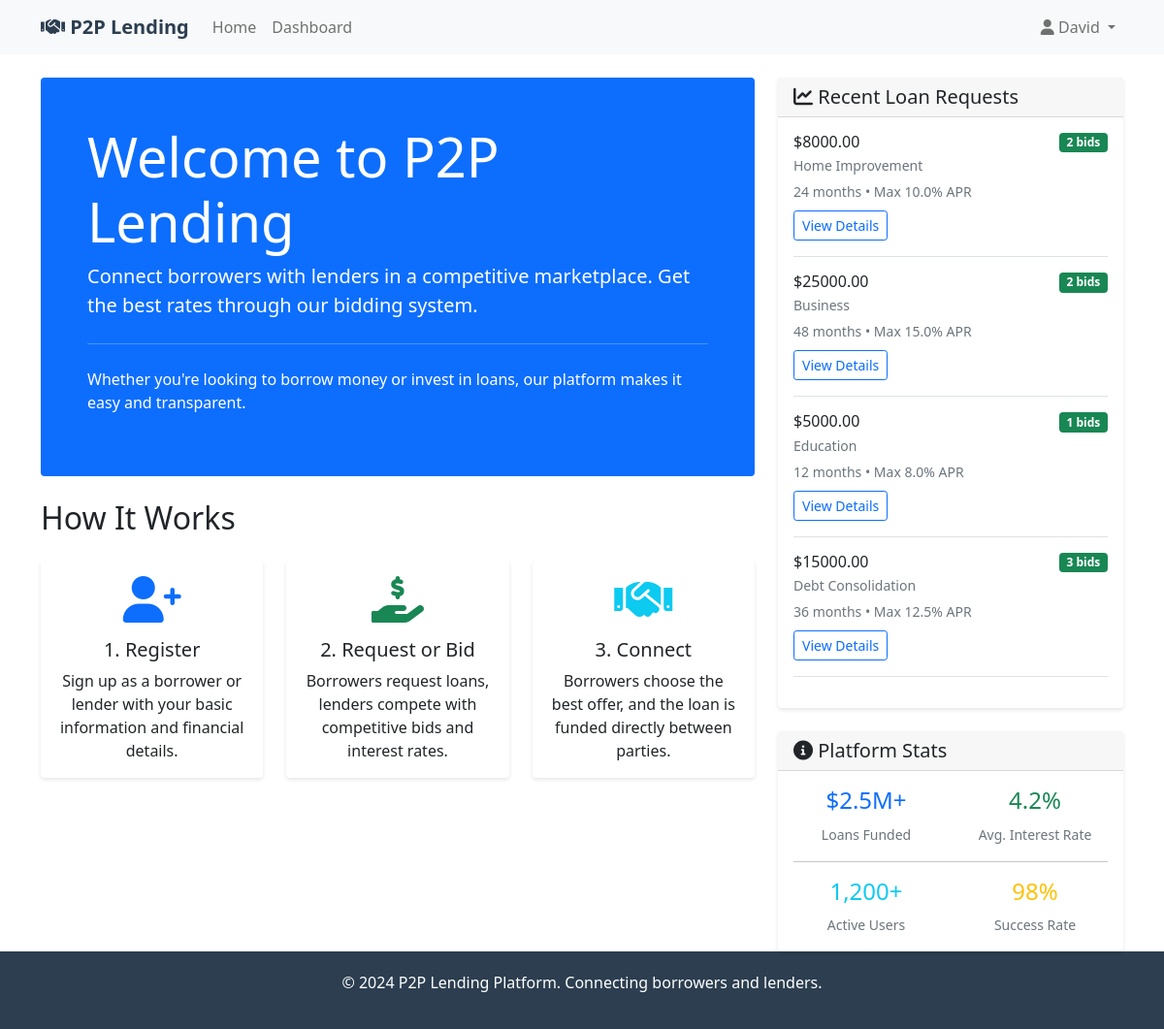
/ (signed in), run on the app's committed database.
### app.py (models this page shows)
class User(UserMixin, db.Model):
    id = db.Column(db.Integer, primary_key=True)
    email = db.Column(db.String(120), unique=True, nullable=False)
    password_hash = db.Column(db.String(120), nullable=False)
    first_name = db.Column(db.String(50), nullable=False)
    last_name = db.Column(db.String(50), nullable=False)
    phone = db.Column(db.String(20))
    user_type = db.Column(db.String(20), nullable=False)  # 'borrower' or 'lender'
    credit_score = db.Column(db.Integer)
    annual_income = db.Column(db.Float)
    created_at = db.Column(db.DateTime, default=datetime.utcnow)
    loan_requests = db.relationship('LoanRequest', backref='borrower', lazy=True)
    bids = db.relationship('Bid', backref='lender', lazy=True)

class LoanRequest(db.Model):
    id = db.Column(db.Integer, primary_key=True)
    borrower_id = db.Column(db.Integer, db.ForeignKey('user.id'), nullable=False)
    amount = db.Column(db.Float, nullable=False)
    purpose = db.Column(db.String(200), nullable=False)
    term_months = db.Column(db.Integer, nullable=False)
    max_interest_rate = db.Column(db.Float, nullable=False)
    description = db.Column(db.Text)
    status = db.Column(db.String(20), default='open')  # 'open', 'funded', 'closed'
    created_at = db.Column(db.DateTime, default=datetime.utcnow)
    expires_at = db.Column(db.DateTime)
    bids = db.relationship('Bid', backref='loan_request', lazy=True, cascade='all, delete-orphan')

### app.py (the view)
@app.route('/')
def index():
    recent_loans = LoanRequest.query.filter_by(status='open').order_by(LoanRequest.created_at.desc()).limit(5).all()
    return render_template('index.html', recent_loans=recent_loans)

### app.py (called while the page is built)
@login_manager.user_loader
def load_user(user_id):
    return User.query.get(int(user_id))

### templates/index.html (shortened to what this page needs)
{% extends "base.html" %}
{% block content %}
<div class="row">
    <div class="col-lg-8">
        <div class="jumbotron bg-primary text-white p-5 rounded mb-4">
            <h1 class="display-4">Welcome to P2P Lending</h1>
            <p class="lead">Connect borrowers with lenders in a competitive marketplace. Get the best rates through our bidding system.</p>
            <hr class="my-4">
            <p>Whether you're looking to borrow money or invest in loans, our platform makes it easy and transparent.</p>
        </div>
        <h2 class="mb-4">How It Works</h2>
        <div class="row">
            <div class="col-md-4 mb-4">
                <div class="card h-100">
                    <div class="card-body text-center">
                        <i class="fas fa-user-plus fa-3x text-primary mb-3"></i>
                        <h5 class="card-title">1. Register</h5>
                        <p class="card-text">Sign up as a borrower or lender with your basic information and financial details.</p>
                    </div>
                </div>
            </div>
            <div class="col-md-4 mb-4">
                <div class="card h-100">
                    <div class="card-body text-center">
                        <i class="fas fa-hand-holding-usd fa-3x text-success mb-3"></i>
                        <h5 class="card-title">2. Request or Bid</h5>
                        <p class="card-text">Borrowers request loans, lenders compete with competitive bids and interest rates.</p>
                    </div>
                </div>
            </div>
            <div class="col-md-4 mb-4">
                <div class="card h-100">
                    <div class="card-body text-center">
                        <i class="fas fa-handshake fa-3x text-info mb-3"></i>
                        <h5 class="card-title">3. Connect</h5>
                        <p class="card-text">Borrowers choose the best offer, and the loan is funded directly between parties.</p>
                    </div>
                </div>
            </div>
        </div>
    </div>
    <div class="col-lg-4">
        <div class="card">
            <div class="card-header">
                <h5 class="mb-0"><i class="fas fa-chart-line"></i> Recent Loan Requests</h5>
            </div>
            <div class="card-body">
                {% if recent_loans %}
                    {% for loan in recent_loans %}
                    <div class="border-bottom pb-3 mb-3">
                        <div class="d-flex justify-content-between align-items-start">
                            <div>
                                <h6 class="mb-1">${{ "%.2f"|format(loan.amount) }}</h6>
                                <p class="mb-1 text-muted small">{{ loan.purpose }}</p>
                                <small class="text-muted">
                                    {{ loan.term_months }} months • Max {{ loan.max_interest_rate }}% APR
                                </small>
                            </div>
                            <span class="badge bg-success">{{ loan.bids|length }} bids</span>
                        </div>
                        <div class="mt-2">
                            <a href="{{ url_for('loan_details', loan_id=loan.id) }}" class="btn btn-sm btn-outline-primary">
                                View Details
                            </a>
                        </div>
                    </div>
                    {% endfor %}
                {% else %}
                    <p class="text-muted">No recent loan requests.</p>
                {% endif %}
            </div>
        </div>
        <div class="card mt-4">
            <div class="card-header">
                <h5 class="mb-0"><i class="fas fa-info-circle"></i> Platform Stats</h5>
            </div>
            <div class="card-body">
                <div class="row text-center">
                    <div class="col-6">
                        <h4 class="text-primary">$2.5M+</h4>
                        <small class="text-muted">Loans Funded</small>
                    </div>
                    <div class="col-6">
                        <h4 class="text-success">4.2%</h4>
                        <small class="text-muted">Avg. Interest Rate</small>
                    </div>
                </div>
                <hr>
                <div class="row text-center">
                    <div class="col-6">
                        <h4 class="text-info">1,200+</h4>
                        <small class="text-muted">Active Users</small>
                    </div>
                    <div class="col-6">
                        <h4 class="text-warning">98%</h4>
                        <small class="text-muted">Success Rate</small>
                    </div>
                </div>
            </div>
        </div>
    </div>
</div>
{% endblock %}

### templates/base.html (shortened to what this page needs)
<!DOCTYPE html>
<html lang="en">
<head>
    <link href="https://cdn.jsdelivr.net/npm/bootstrap@5.1.3/dist/css/bootstrap.min.css" rel="stylesheet">
    <link href="https://cdnjs.cloudflare.com/ajax/libs/font-awesome/6.0.0/css/all.min.css" rel="stylesheet">
</head>
<body>
    <nav class="navbar navbar-expand-lg navbar-light bg-light">
        <div class="container">
            <a class="navbar-brand" href="{{ url_for('index') }}">
                <i class="fas fa-handshake"></i> P2P Lending
            </a>
            <div class="collapse navbar-collapse" id="navbarNav">
                <ul class="navbar-nav me-auto">
                    <li class="nav-item">
                        <a class="nav-link" href="{{ url_for('index') }}">Home</a>
                    </li>
                    {% if current_user.is_authenticated %}
                    <li class="nav-item">
                        <a class="nav-link" href="{{ url_for('dashboard') }}">Dashboard</a>
                    </li>
                    {% endif %}
                </ul>
                <ul class="navbar-nav">
                    {% if current_user.is_authenticated %}
                    <li class="nav-item dropdown">
                        <a class="nav-link dropdown-toggle" href="#" id="navbarDropdown" role="button" data-bs-toggle="dropdown">
                            <i class="fas fa-user"></i> {{ current_user.first_name }}
                        </a>
                    </li>
                    {% endif %}
                </ul>
            </div>
        </div>
    </nav>
    <main class="container mt-4">
        {% block content %}{% endblock %}
    </main>
    <footer class="footer mt-auto">
        <div class="container text-center">
            <p>&copy; 2024 P2P Lending Platform. Connecting borrowers and lenders.</p>
        </div>
    </footer>
</body>
</html>

### templates/base.html (style rules this page uses)
.navbar-brand { font-weight: bold; color: #2c3e50 !important; }
.card { box-shadow: 0 2px 4px rgba(0,0,0,0.1); border: none; }
.footer { background-color: #2c3e50; color: white; padding: 20px 0; margin-top: 50px; }

### data on the page
User: first_name "David"
LoanRequest: amount "8000.00", purpose "Home Improvement", term_months "24", max_interest_rate "10.0", bids|length "2"
LoanRequest: amount "25000.00", purpose "Business", term_months "48", max_interest_rate "15.0", bids|length "2"
LoanRequest: amount "5000.00", purpose "Education", term_months "12", max_interest_rate "8.0", bids|length "1"
LoanRequest: amount "15000.00", purpose "Debt Consolidation", term_months "36", max_interest_rate "12.5", bids|length "3"
